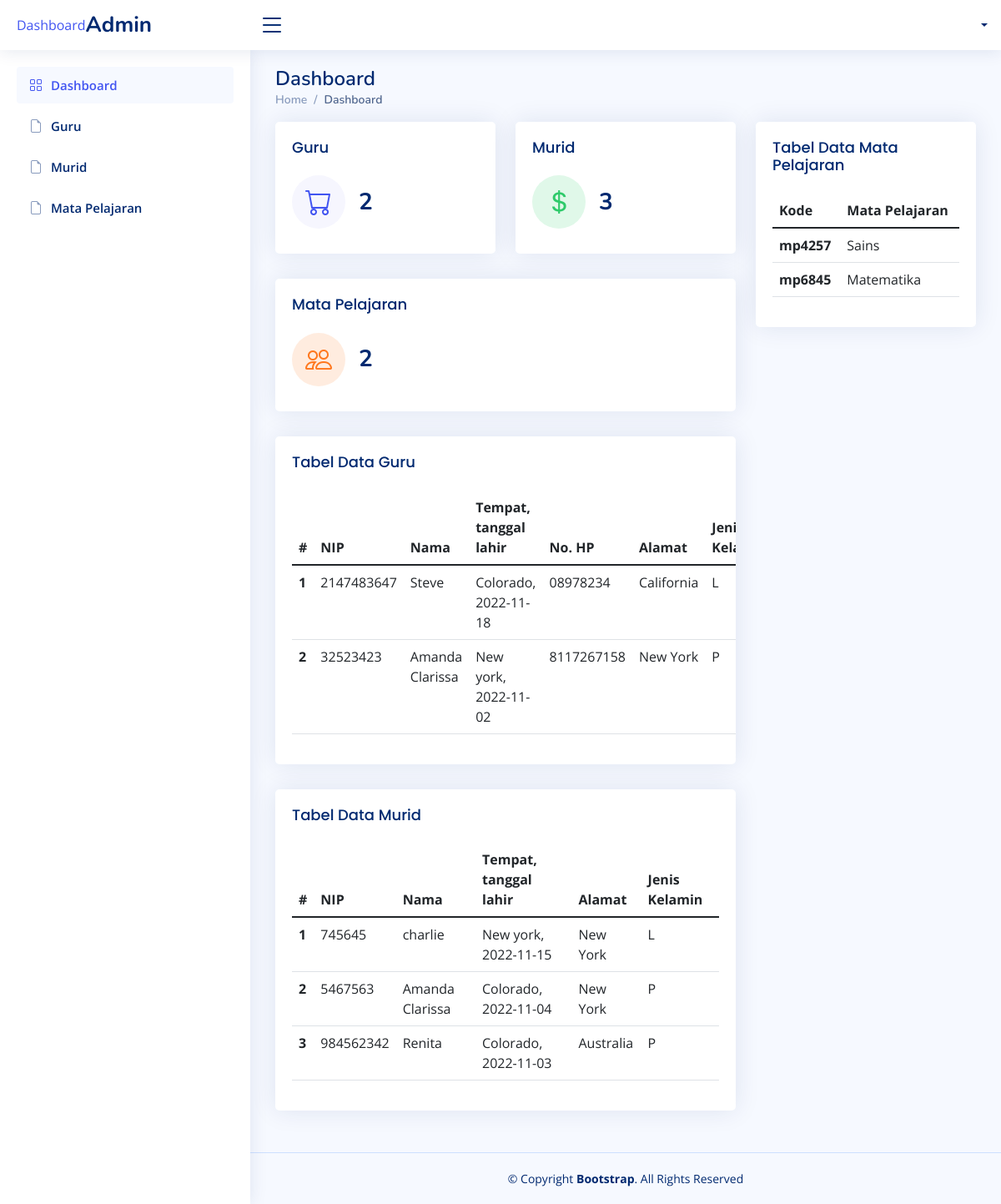
Screenshot of /index.php/admin/dashboard with the database file from the repository.
### tables this page shows
CREATE TABLE `tb_guru` (
  `id` varchar(6) NOT NULL,
  `nip` int(18) NOT NULL,
  `nama` varchar(20) NOT NULL,
  `tempat_lahir` varchar(20) NOT NULL,
  `tgl_lahir` date NOT NULL,
  `jenis_kelamin` enum('P','L') NOT NULL,
  `alamat` varchar(30) NOT NULL,
  `no_hp` varchar(13) NOT NULL,
  `username` varchar(11) NOT NULL,
  `pass` varchar(8) NOT NULL,
  `role` int(2) NOT NULL DEFAULT '2'
);

CREATE TABLE `tb_murid` (
  `id` varchar(6) NOT NULL,
  `nisn` int(10) NOT NULL,
  `nama_murid` varchar(20) NOT NULL,
  `tempat_lahir` varchar(20) NOT NULL,
  `tgl_lahir` date NOT NULL,
  `jenis_kelamin` enum('P','L') NOT NULL,
  `alamat` varchar(30) NOT NULL,
  `username` varchar(11) NOT NULL,
  `pass` varchar(8) NOT NULL,
  `role` int(2) NOT NULL DEFAULT '3'
);

CREATE TABLE `tb_mapel` (
  `id` varchar(6) NOT NULL,
  `mata_pelajaran` varchar(20) NOT NULL
);

### application/libraries/Template.php (called while the page is built)
<?php if ( ! defined('BASEPATH')) exit('No direct script access allowed');
class Template {
		var $template_data = array();
		function set($name, $value)
		{
			$this->template_data[$name] = $value;
		}
		function load($template = '', $view = '' , $view_data = array(), $return = FALSE)
		{
			$this->CI =& get_instance();
			$this->set('contents', $this->CI->load->view($view, $view_data, TRUE));
			return $this->CI->load->view($template, $this->template_data, $return);
		}
}

### application/controllers/admin/Dashboard.php (called while the page is built, shortened)
<?php
    class Dashboard extends CI_Controller {
        public function index() {
            $id = $this->session->userdata('id');
            $data['admin'] = $this->M_login->get_id($id);
            $data['role'] = $this->M_login->get_role($id);
            $data['dataMapel'] = $this->M_mapel->readMapel()->result();
            $data['dataGuru'] = $this->M_guru->readGuru()->result();
            $data['totalGuru'] = $this->M_guru->readTotalGuru();
            $data['totalMurid'] = $this->M_murid->readTotalMurid();
            $data['totalMapel'] = $this->M_mapel->readTotalMapel();
            $data['dataMurid'] = $this->M_murid->readMurid()->result();
            $data['pengampu'] = $this->M_mapel->readMapelPengampu()->result();
            $this->template->load('admin/view/v_admin', 'admin/dashboard', $data);
        }
    }

### index.php (called while the page is built, shortened)
<?php
require_once BASEPATH.'core/CodeIgniter.php';

### application/models/M_guru.php (called while the page is built, shortened)
<?php
class M_guru extends CI_Model {
  public function readGuru() {
    $q = $this->db->get('tb_guru');
    return $q;
  }
}

### application/models/M_murid.php (called while the page is built, shortened)
<?php
class M_murid extends CI_Model {
  public function readMurid() {
    $q = $this->db->get('tb_murid');
    return $q;
  }
}

### application/models/M_mapel.php (called while the page is built, shortened)
<?php
class M_mapel extends CI_Model {
  public function readMapel() {
    $q = $this->db->get('tb_mapel');
    return $q;
  }
}

### application/views/admin/dashboard.php (the view)
<main id="main" class="main">
    <div class="pagetitle">
      <h1>Dashboard</h1>
      <nav>
        <ol class="breadcrumb">
          <li class="breadcrumb-item"><a href="<?= site_url('admin/dashboard'); ?>">Home</a></li>
          <li class="breadcrumb-item active">Dashboard</li>
        </ol>
      </nav>
    </div>
    <section class="section dashboard">
      <div class="row">
        <div class="col-lg-8">
          <div class="row">
            <div class="col-xxl-4 col-md-6">
              <div class="card info-card sales-card">
                <div class="card-body">
                  <h5 class="card-title">Guru</h5>
                  <div class="d-flex align-items-center">
                    <div class="card-icon rounded-circle d-flex align-items-center justify-content-center">
                      <i class="bi bi-cart"></i>
                    </div>
                    <div class="ps-3">
                      <h6><?= $totalGuru; ?></h6>
                    </div>
                  </div>
                </div>
              </div>
            </div>
            <div class="col-xxl-4 col-md-6">
              <div class="card info-card revenue-card">
                <div class="card-body">
                  <h5 class="card-title">Murid</h5>
                  <div class="d-flex align-items-center">
                    <div class="card-icon rounded-circle d-flex align-items-center justify-content-center">
                      <i class="bi bi-currency-dollar"></i>
                    </div>
                    <div class="ps-3">
                      <h6><?= $totalMurid; ?></h6>
                    </div>
                  </div>
                </div>
              </div>
            </div>
            <div class="col-xxl-4 col-xl-12">
              <div class="card info-card customers-card">
                <div class="card-body">
                  <h5 class="card-title">Mata Pelajaran</h5>
                  <div class="d-flex align-items-center">
                    <div class="card-icon rounded-circle d-flex align-items-center justify-content-center">
                      <i class="bi bi-people"></i>
                    </div>
                    <div class="ps-3">
                      <h6><?= $totalMapel; ?></h6>
                    </div>
                  </div>
                </div>
              </div>
            </div>
            <section class="section">
              <div class="row">
                <div class="col-lg-12">
                  <div class="card">
                    <div class="card-body">
                      <h5 class="card-title">Tabel Data Guru</h5>
                      <table class="table datatable">
                        <thead>
                          <tr>
                            <th scope="col">#</th>
                            <th scope="col">NIP</th>
                            <th scope="col">Nama</th>
                            <th scope="col">Tempat, tanggal lahir</th>
                            <th scope="col">No. HP</th>
                            <th scope="col">Alamat</th>
                            <th scope="col">Jenis Kelamin</th>
                          </tr>
                        </thead>
                        <tbody>
                          <?php $i=1; foreach ($dataGuru as $item) { ?>
                          <tr>
                            <th scope="row"><?= $i++; ?></th>
                            <td><?= $item->nip; ?></td>
                            <td><?= $item->nama; ?></td>
                            <td><?= $item->tempat_lahir.", ".$item->tgl_lahir; ?></td>
                            <td><?= $item->no_hp; ?></td>
                            <td><?= $item->alamat; ?></td>
                            <td><?= $item->jenis_kelamin; ?></td>
                          </tr>
                          <?php } ?>
                        </tbody>
                      </table>
                    </div>
                  </div>
                </div>
              </div>
            </section>
            <section class="section">
              <div class="row">
                <div class="col-lg-12">
                  <div class="card">
                    <div class="card-body">
                      <h5 class="card-title">Tabel Data Murid</h5>
                      <table class="table datatable">
                        <thead>
                          <tr>
                            <th scope="col">#</th>
                            <th scope="col">NIP</th>
                            <th scope="col">Nama</th>
                            <th scope="col">Tempat, tanggal lahir</th>
                            <th scope="col">Alamat</th>
                            <th scope="col">Jenis Kelamin</th>
                          </tr>
                        </thead>
                        <tbody>
                          <?php $i=1; foreach ($dataMurid as $item) { ?>
                          <tr>
                            <th scope="row"><?= $i++; ?></th>
                            <td><?= $item->nisn; ?></td>
                            <td><?= $item->nama_murid; ?></td>
                            <td><?= $item->tempat_lahir.", ".$item->tgl_lahir; ?></td>
                            <td><?= $item->alamat; ?></td>
                            <td><?= $item->jenis_kelamin; ?></td>
                          </tr>
                          <?php } ?>
                        </tbody>
                      </table>
                    </div>
                  </div>
                </div>
              </div>
            </section>
          </div>
        </div>
        <div class="col-lg-4">
        <section class="section">
      <div class="row">
        <div class="col-lg-12">
          <div class="card">
            <div class="card-body">
              <h5 class="card-title">Tabel Data Mata Pelajaran</h5>
              <table class="table">
                <thead>
                  <tr>
                    <th scope="col">Kode</th>
                    <th scope="col">Mata Pelajaran</th>
                  </tr>
                </thead>
                <tbody>
                  <?php foreach ($dataMapel as $item) { ?>
                    <tr>
                      <th scope="row"><?= $item->id; ?></th>
                      <td><?= $item->mata_pelajaran; ?></td>
                    </tr>
                  <?php } ?>
                </tbody>
              </table>
            </div>
          </div>
        </div>
      </div>
    </section>
        </div>
      </div>
    </section>
  </main>

### application/views/admin/view/v_admin.php (shortened to what this page needs)
<!DOCTYPE html>
<html lang="en">
<head>
  <link href="<?= base_url('assets/vendor/bootstrap/css/bootstrap.min.css'); ?>" rel="stylesheet">
  <link href="<?= base_url('assets/vendor/bootstrap-icons/bootstrap-icons.css'); ?>" rel="stylesheet">
  <link href="<?= base_url('assets/vendor/boxicons/css/boxicons.min.css'); ?>" rel="stylesheet">
  <link href="<?= base_url('assets/vendor/quill/quill.snow.css'); ?>" rel="stylesheet">
  <link href="<?= base_url('assets/vendor/quill/quill.bubble.css'); ?>" rel="stylesheet">
  <link href="<?= base_url('assets/vendor/remixicon/remixicon.css'); ?>" rel="stylesheet">
  <link href="<?= base_url('assets/vendor/simple-datatables/style.css'); ?>" rel="stylesheet">
  <link href="<?= base_url('assets/css/style.css'); ?>" rel="stylesheet">
</head>
<body>
  <header id="header" class="header fixed-top d-flex align-items-center">
    <div class="d-flex align-items-center justify-content-between">
      <a href="index.html" class="logo d-flex align-items-center">
        Dashboard
        <span class="d-none d-lg-block">Admin</span>
      </a>
      <i class="bi bi-list toggle-sidebar-btn"></i>
    </div>
    <nav class="header-nav ms-auto">
      <ul class="d-flex align-items-center">
        <li class="nav-item dropdown pe-3">
          <a class="nav-link nav-profile d-flex align-items-center pe-0" href="#" data-bs-toggle="dropdown">
            <span class="d-none d-md-block dropdown-toggle ps-2"><?= $admin->nama; ?></span>
          </a>
        </li>
      </ul>
    </nav>
  </header>
  <aside id="sidebar" class="sidebar">
    <ul class="sidebar-nav" id="sidebar-nav">
      <li class="nav-item">
        <a class="nav-link " href="<?= site_url('admin/dashboard'); ?>">
          <i class="bi bi-grid"></i>
          <span>Dashboard</span>
        </a>
      </li>
      <li class="nav-item">
        <a class="nav-link collapsed" href="<?= site_url('admin/guru'); ?>">
          <i class="bi bi-file-earmark"></i>
          <span>Guru</span>
        </a>
      </li>
      <li class="nav-item">
        <a class="nav-link collapsed" href="<?= site_url('admin/murid'); ?>">
          <i class="bi bi-file-earmark"></i>
          <span>Murid</span>
        </a>
      </li>
      <li class="nav-item">
        <a class="nav-link collapsed" href="<?= site_url('admin/mapel'); ?>">
          <i class="bi bi-file-earmark"></i>
          <span>Mata Pelajaran</span>
        </a>
      </li>
    </ul>
  </aside>
  <?= $contents; ?>
  <footer id="footer" class="footer">
    <div class="copyright">
      &copy; Copyright <strong><span>Bootstrap</span></strong>. All Rights Reserved
    </div>
  </footer>
</body>
</html>

### assets/css/style.css (style rules this page uses)
:root { scroll-behavior: smooth; }
body { font-family: "Open Sans", sans-serif; background: #f6f9ff; color: #444444; }
a { color: #4154f1; text-decoration: none; }
h1, h2, h3, h4, h5, h6 { font-family: "Nunito", sans-serif; }
#main { margin-top: 60px; padding: 20px 30px; transition: all 0.3s; }
.pagetitle { margin-bottom: 10px; }
.pagetitle h1 { font-size: 24px; margin-bottom: 0; font-weight: 600; color: #012970; }
.card { margin-bottom: 30px; border: none; border-radius: 5px; box-shadow: 0px 0 30px rgba(1, 41, 112, 0.1); overflow: hidden; }
.card-title { padding: 20px 0 15px 0; font-size: 18px; font-weight: 500; color: #012970; font-family: "Poppins", sans-serif; }
.card-body { padding: 0 20px 20px 20px; }
.breadcrumb { font-size: 14px; font-family: "Nunito", sans-serif; color: #899bbd; font-weight: 600; }
.breadcrumb a { color: #899bbd; transition: 0.3s; }
.breadcrumb .breadcrumb-item::before { color: #899bbd; }
.breadcrumb .active { color: #51678f; font-weight: 600; }
.logo { line-height: 1; }
@media (min-width: 1200px) { .logo { width: 280px; } }
.logo span { font-size: 26px; font-weight: 700; color: #012970; font-family: "Nunito", sans-serif; }
.header { transition: all 0.5s; z-index: 997; height: 60px; box-shadow: 0px 2px 20px rgba(1, 41, 112, 0.1); background-color: #fff; padding-left: 20px; }
.header .toggle-sidebar-btn { font-size: 32px; padding-left: 10px; cursor: pointer; color: #012970; }
.header-nav ul { list-style: none; }
.header-nav > ul { margin: 0; padding: 0; }
.header-nav .nav-profile { color: #012970; }
.header-nav .nav-profile span { font-size: 14px; font-weight: 600; }
.sidebar { position: fixed; top: 60px; left: 0; bottom: 0; width: 300px; z-index: 996; transition: all 0.3s; padding: 20px; overflow-y: auto; scrollbar-width: thin; scrollbar-color: #aab7cf transparent; box-shadow: 0px 0px 20px rgba(1, 41, 112, 0.1); background-color: #fff; }
@media (min-width: 1200px) { #main, #footer { margin-left: 300px; } }
.sidebar-nav { padding: 0; margin: 0; list-style: none; }
.sidebar-nav li { padding: 0; margin: 0; list-style: none; }
.sidebar-nav .nav-item { margin-bottom: 5px; }
.sidebar-nav .nav-link { display: flex; align-items: center; font-size: 15px; font-weight: 600; color: #4154f1; transition: 0.3; background: #f6f9ff; padding: 10px 15px; border-radius: 4px; }
.sidebar-nav .nav-link i { font-size: 16px; margin-right: 10px; color: #4154f1; }
.sidebar-nav .nav-link.collapsed { color: #012970; background: #fff; }
.sidebar-nav .nav-link.collapsed i { color: #899bbd; }
.dashboard .info-card { padding-bottom: 10px; }
.dashboard .info-card h6 { font-size: 28px; color: #012970; font-weight: 700; margin: 0; padding: 0; }
.dashboard .card-icon { font-size: 32px; line-height: 0; width: 64px; height: 64px; flex-shrink: 0; flex-grow: 0; }
.dashboard .sales-card .card-icon { color: #4154f1; background: #f6f6fe; }
.dashboard .revenue-card .card-icon { color: #2eca6a; background: #e0f8e9; }
.dashboard .customers-card .card-icon { color: #ff771d; background: #ffecdf; }
.footer { padding: 20px 0; font-size: 14px; transition: all 0.3s; border-top: 1px solid #cddfff; }
.footer .copyright { text-align: center; color: #012970; }

### rows the page displays
tb_guru: nip "2147483647", nama "Steve", tempat_lahir "Colorado", tgl_lahir "2022-11-18", no_hp "08978234", alamat "California", jenis_kelamin "L"
tb_guru: nip "32523423", nama "Amanda Clarissa", tempat_lahir "New york", tgl_lahir "2022-11-02", no_hp "8117267158", alamat "New York", jenis_kelamin "P"
tb_murid: nisn "745645", nama_murid "charlie", tempat_lahir "New york", tgl_lahir "2022-11-15", alamat "New York", jenis_kelamin "L"
tb_murid: nisn "5467563", nama_murid "Amanda Clarissa", tempat_lahir "Colorado", tgl_lahir "2022-11-04", alamat "New York", jenis_kelamin "P"
tb_murid: nisn "984562342", nama_murid "Renita", tempat_lahir "Colorado", tgl_lahir "2022-11-03", alamat "Australia", jenis_kelamin "P"
tb_mapel: id "mp4257", mata_pelajaran "Sains"
tb_mapel: id "mp6845", mata_pelajaran "Matematika"

### other values shown
$totalGuru "2"
$totalMurid "3"
$totalMapel "2"
